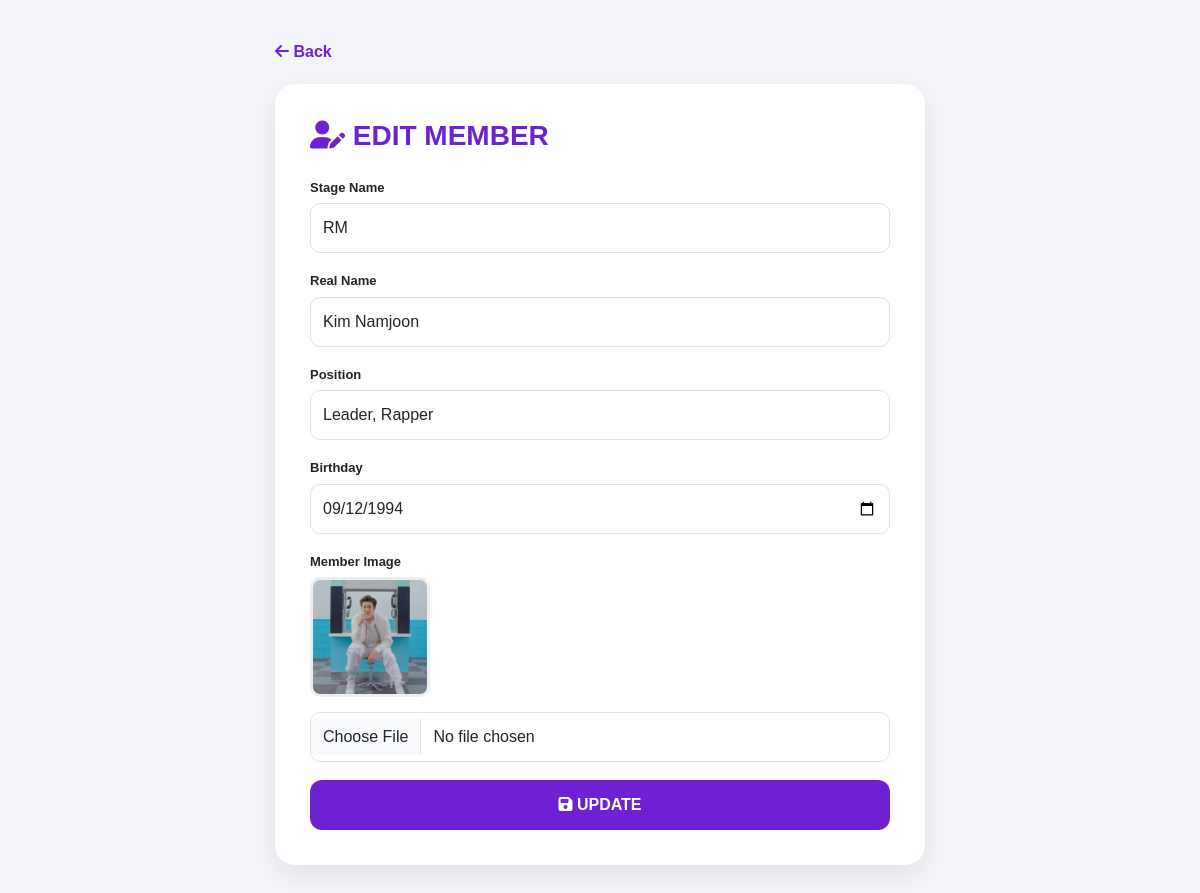
/edit.php?type=members&id=1 (signed in), run on the app's committed database.
### tables this page shows
CREATE TABLE `members` (
  `id` int(11) NOT NULL,
  `stage_name` varchar(100) NOT NULL,
  `real_name` varchar(150) NOT NULL,
  `position` varchar(100) NOT NULL,
  `birthday` date DEFAULT NULL,
  `image` varchar(255) DEFAULT 'default.jpg',
  `created_at` timestamp NOT NULL DEFAULT current_timestamp()
);

### edit.php (the view, shortened to what this page needs)
<?php
include "conn.php";
$type = $_GET['type'] ?? '';
$id   = isset($_GET['id']) ? (int)$_GET['id'] : 0;
$c  = $config[$type];
$pk = $c['pk'];
$res = mysqli_query(
    $conn,
    "SELECT * FROM {$c['table']} WHERE $pk=$id"
);
$row = mysqli_fetch_assoc($res);
?>
<!DOCTYPE html>
<html lang="en">
<head>
<link href="https://cdn.jsdelivr.net/npm/bootstrap@5.3.8/dist/css/bootstrap.min.css"
rel="stylesheet">
<link rel="stylesheet"
href="https://cdnjs.cloudflare.com/ajax/libs/font-awesome/6.5.0/css/all.min.css">
<link rel="stylesheet" href="edit.css">
</head>
<body>
<div class="wrap">
<a href="dashboard.php?page=<?php echo $c['back']; ?>"
class="back-btn">
    <i class="fa-solid fa-arrow-left"></i>
    Back
</a>
<div class="form-card">
<h3>
    <i class="fa-solid <?php echo $c['icon']; ?>"></i>
    <?php echo $c['title']; ?>
</h3>
<form method="POST"
enctype="multipart/form-data">
<?php foreach($c['fields'] as $f): ?>
<label>
    <?php echo $f['label']; ?>
</label>
<?php if($f['type'] == 'file'): ?>
    <?php
    if(!empty($row[$f['name']])){
        $folder =
        ($type == "albums" || $type == "member_album")
        ? "album/"
        : "img/";
    ?>
    <img
    src="<?php echo $folder . $row[$f['name']]; ?>"
    class="preview">
    <?php } ?>
    <input
    type="file"
    name="<?php echo $f['name']; ?>"
    class="form-control">
<?php else: ?>
    <input
    type="<?php echo $f['type']; ?>"
    name="<?php echo $f['name']; ?>"
    class="form-control"
    value="<?php echo htmlspecialchars($row[$f['name']] ?? ''); ?>"
    <?php echo ($f['req'] ? 'required' : ''); ?>>
<?php endif; ?>
<?php endforeach; ?>
<button
type="submit"
name="save"
class="btn-save">
<i class="fa-solid fa-floppy-disk"></i>
UPDATE
</button>
</form>
</div>
</div>
</body>
</html>

### edit.css (style rules this page uses)
body { background:#f4f5fb; font-family:Arial; padding:40px; }
.wrap { max-width:650px; margin:auto; }
.form-card { background:#fff; padding:35px; border-radius:20px; box-shadow:0 10px 30px rgba(0,0,0,0.08); }
h3 { margin-bottom:25px; font-weight:bold; color:#6d21d2; }
label { font-size:13px; font-weight:bold; margin-bottom:6px; display:block; }
.form-control { margin-bottom:18px; border-radius:10px; padding:12px; }
.btn-save { width:100%; border:none; background:#6d21d2; color:#fff; padding:13px; border-radius:12px; font-weight:bold; transition:.3s; }
.back-btn { display:inline-block; margin-bottom:20px; text-decoration:none; color:#6d21d2; font-weight:bold; }
.preview { width:120px; height:120px; object-fit:cover; border-radius:10px; margin-bottom:15px; border:3px solid #eee; }

### data on the page
members: stage_name "RM", real_name "Kim Namjoon", position "Leader, Rapper", birthday "09/12/1994", image (picture)

### other printed values
$c['title'] "EDIT MEMBER"
$f['label'] "Stage Name"
$f['label'] "Real Name"
$f['label'] "Position"
$f['label'] "Birthday"
$f['label'] "Member Image"
